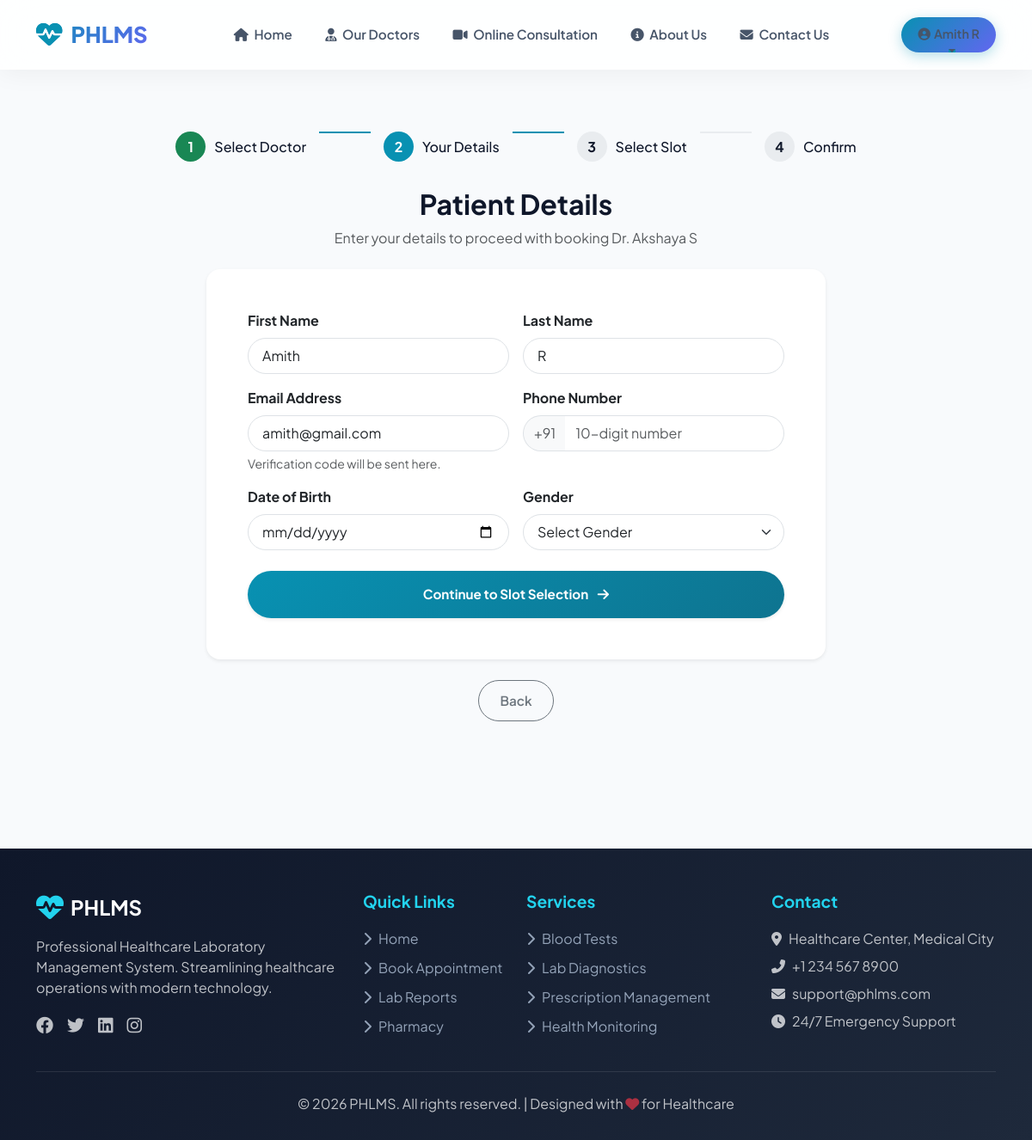
Screenshot of /patient/book/details/33/ (signed in) with the database file from the repository.
### core/models.py (models this page shows, shortened)
class User(AbstractUser):
    is_hospital_admin = models.BooleanField(default=False)
    is_doctor = models.BooleanField(default=False)
    is_patient = models.BooleanField(default=False)
    is_lab = models.BooleanField(default=False)
    is_pharmacy = models.BooleanField(default=False)
    is_staff_member = models.BooleanField(default=False)

class Doctor(models.Model):
    DEPARTMENT_CHOICES = [
        ('General Medicine', 'General Medicine'),
        ('Cardiology', 'Cardiology'),
        ('Neurology', 'Neurology'),
        ('Pediatrics', 'Pediatrics'),
        ('Orthopedics', 'Orthopedics'),
        ('Dermatology', 'Dermatology'),
        ('Ophthalmology', 'Ophthalmology'),
        ('ENT', 'ENT'),
        ('Gynecology', 'Gynecology'),
        ('Psychiatry', 'Psychiatry'),
        ('Physiotherapy', 'Physiotherapy'),
        ('Dental', 'Dental'),
        ('Emergency', 'Emergency'),
        ('Other', 'Other'),
    ]
    user = models.OneToOneField(User, on_delete=models.CASCADE, related_name='doctor_profile')
    hospital = models.ForeignKey(Hospital, on_delete=models.CASCADE)
    specialty = models.CharField(max_length=100)
    department = models.CharField(max_length=100, choices=DEPARTMENT_CHOICES, default='General Medicine', help_text="Doctor's department")
    image = models.ImageField(upload_to='doctors/', blank=True, null=True, help_text="Doctor's photo")
    qualification = models.CharField(max_length=200, blank=True, default='')
    experience = models.IntegerField(default=0, help_text="Years of experience")
    bio = models.TextField(blank=True, default='', help_text="Brief biography")
    available = models.BooleanField(default=True, help_text="Availability for appointments")
    available_days = models.CharField(max_length=100, default='Monday,Tuesday,Wednesday,Thursday,Friday',
        help_text="Days available (comma separated: Monday,Tuesday,Wednesday,Thursday,Friday,Saturday,Sunday)")
    available_start_time = models.TimeField(null=True, blank=True, help_text="Start of working hours")
    available_end_time = models.TimeField(null=True, blank=True, help_text="End of working hours")
    break_start_time = models.TimeField(null=True, blank=True, help_text="Start of break/ward rounds")
    break_end_time = models.TimeField(null=True, blank=True, help_text="End of break/ward rounds")
    max_appointments_per_day = models.IntegerField(default=10, help_text="Maximum appointments per day")
    appointment_fees = models.DecimalField(max_digits=10, decimal_places=2, default=0.00, help_text="Consultation fees")
    salary = models.DecimalField(max_digits=10, decimal_places=2, default=0.00)
    salary_frequency = models.CharField(max_length=20, choices=[('Monthly', 'Monthly'), ('Weekly', 'Weekly')], default='Monthly')

### core/views.py (the view, shortened to what this page needs)
# urls.py: path('patient/book/details/<int:doctor_id>/', views.book_patient_details, name='book_patient_details'),
def book_patient_details(request, doctor_id):
    try:
        doctor = Doctor.objects.get(id=doctor_id)
    except Doctor.DoesNotExist:
        messages.error(request, "Doctor not found.")
        return redirect('select_doctor')
    if request.user.is_authenticated and hasattr(request.user, 'patient_profile'):
        return redirect('select_slot', doctor_id=doctor_id)
    return render(request, 'core/book_patient_details.html', {'doctor': doctor})

### core/templates/core/book_patient_details.html (shortened to what this page needs)
{% extends 'core/base.html' %}
{% block content %}
<div class="container py-5">
    <div class="booking-steps">
        <div class="step completed">
            <div class="step-number">1</div>
            <div class="step-label">Select Doctor</div>
        </div>
        <div class="step-connector"></div>
        <div class="step active">
            <div class="step-number">2</div>
            <div class="step-label">Your Details</div>
        </div>
        <div class="step-connector"></div>
        <div class="step">
            <div class="step-number">3</div>
            <div class="step-label">Select Slot</div>
        </div>
        <div class="step-connector"></div>
        <div class="step">
            <div class="step-number">4</div>
            <div class="step-label">Confirm</div>
        </div>
    </div>
    <div class="text-center mb-4">
        <h2 class="fw-bold">Patient Details</h2>
        <p class="text-muted">Enter your details to proceed with booking Dr. {{ doctor.user.get_full_name }}</p>
    </div>
    <div class="row justify-content-center">
        <div class="col-lg-8">
            <div class="card border-0 shadow-sm rounded-4">
                <div class="card-body p-5">
                    <form method="post">
                        <div class="row g-3">
                            <div class="col-md-6">
                                <label class="form-label fw-bold">First Name</label>
                                <input type="text" class="form-control rounded-pill py-2 px-3" name="first_name"
                                    required value="{{ user.first_name }}">
                            </div>
                            <div class="col-md-6">
                                <label class="form-label fw-bold">Last Name</label>
                                <input type="text" class="form-control rounded-pill py-2 px-3" name="last_name"
                                    value="{{ user.last_name }}">
                            </div>
                            <div class="col-md-6">
                                <label class="form-label fw-bold">Email Address</label>
                                <input type="email" class="form-control rounded-pill py-2 px-3" name="email" required
                                    value="{{ user.email }}">
                                <div class="form-text">Verification code will be sent here.</div>
                            </div>
                            <div class="col-md-6">
                                <label class="form-label fw-bold">Phone Number</label>
                                <div class="input-group">
                                    <span
                                        class="input-group-text rounded-start-pill bg-light border-end-0 text-muted">+91</span>
                                    <input type="tel" class="form-control rounded-end-pill py-2 border-start-0"
                                        name="phone" pattern="[0-9]{10}" maxlength="10" placeholder="10-digit number"
                                        required
                                        value="{% if user.is_authenticated %}{{ user.patient_profile.phone }}{% endif %}">
                                </div>
                            </div>
                            <div class="col-md-6">
                                <label class="form-label fw-bold">Date of Birth</label>
                                <input type="date" class="form-control rounded-pill py-2 px-3" name="date_of_birth"
                                    required max="{% now 'Y-m-d' %}"
                                    value="{% if user.is_authenticated and user.patient_profile.date_of_birth %}{{ user.patient_profile.date_of_birth|date:'Y-m-d' }}{% endif %}">
                            </div>
                            <div class="col-md-6">
                                <label class="form-label fw-bold">Gender</label>
                                <select class="form-select rounded-pill py-2 px-3" name="gender" required>
                                    <option value="" selected disabled>Select Gender</option>
                                </select>
                            </div>
                            <div class="col-12 mt-4">
                                <button type="submit" class="btn btn-primary rounded-pill w-100 py-3 fw-bold shadow-sm">
                                    Continue to Slot Selection <i class="fas fa-arrow-right ms-2"></i>
                                </button>
                            </div>
                        </div>
                    </form>
                </div>
            </div>
            <div class="text-center mt-4">
                <a href="{% url 'select_doctor' %}" class="btn btn-outline-secondary rounded-pill px-4"> Back</a>
            </div>
        </div>
    </div>
</div>
{% endblock %}

### core/templates/core/base.html (shortened to what this page needs)
<!DOCTYPE html>
<html lang="en">
<head>
    <link href="https://cdn.jsdelivr.net/npm/bootstrap@5.3.0/dist/css/bootstrap.min.css" rel="stylesheet">
    <link rel="stylesheet" href="https://cdnjs.cloudflare.com/ajax/libs/font-awesome/6.4.0/css/all.min.css">
</head>
<body>
    <div class="toast-container position-fixed bottom-0 end-0 p-3" id="toastContainer" style="z-index: 1055;"></div>
    <nav class="navbar navbar-expand-lg mb-0 py-3 sticky-top">
        <div class="container">
            <a class="navbar-brand" href="{% url 'home' %}">
                <i class="fas fa-heartbeat"></i> PHLMS
            </a>
            <div class="collapse navbar-collapse" id="navbarNav">
                <ul class="navbar-nav mx-auto align-items-center">
                    <li class="nav-item"><a class="nav-link" href="{% url 'home' %}"><i class="fas fa-home me-1"></i>
                            Home</a></li>
                    <li class="nav-item"><a class="nav-link" href="#doctors"><i class="fas fa-user-md me-1"></i> Our
                            Doctors</a></li>
                    <li class="nav-item"><a class="nav-link"
                            href="{% if user.is_authenticated %}{% url 'select_doctor' %}{% else %}{% url 'login' %}?next={% url 'select_doctor' %}{% endif %}"><i
                                class="fas fa-video me-1"></i> Online Consultation</a></li>
                    <li class="nav-item"><a class="nav-link" href="{% url 'about' %}"><i
                                class="fas fa-info-circle me-1"></i> About Us</a></li>
                    <li class="nav-item"><a class="nav-link" href="{% url 'contact' %}"><i
                                class="fas fa-envelope me-1"></i> Contact Us</a></li>
                </ul>
                <ul class="navbar-nav align-items-center">
                    {% if user.is_authenticated and not user.is_superuser %}
                    <li class="nav-item dropdown">
                        <a class="nav-link user-dropdown dropdown-toggle" href="#" id="navbarDropdown" role="button"
                            data-bs-toggle="dropdown" aria-expanded="false">
                            <i class="fas fa-user-circle me-1"></i>{{ user.get_full_name|default:user.username }}
                        </a>
                    </li>
                    {% else %}
                    <li class="nav-item"><a class="nav-link btn btn-primary text-white ms-2" href="{% url 'login' %}"><i
                                class="fas fa-sign-in-alt me-1"></i> Login</a></li>
                    {% endif %}
                </ul>
            </div>
        </div>
    </nav>
    <div class="container main-content pt-4">
        {% block content %}{% endblock %}
    </div>
    <footer class="site-footer">
        <div class="container">
            <div class="row g-4">
                <div class="col-lg-4">
                    <div class="d-flex align-items-center gap-2 mb-3">
                        <i class="fas fa-heartbeat fa-2x" style="color: var(--primary-light);"></i>
                        <span class="fw-bold fs-4">
                            {% if hospital %}
                            {{ hospital.name }}
                            {% elif user.is_authenticated and user.is_hospital_admin and user.hospital_profile %}
                            {{ user.hospital_profile.name }}
                            {% else %}
                            PHLMS
                            {% endif %}
                        </span>
                    </div>
                    <p class="text-light opacity-75">
                        {% if hospital and hospital.address %}
                        {{ hospital.address }}
                        {% elif user.is_authenticated and user.is_hospital_admin and user.hospital_profile.address %}
                        {{ user.hospital_profile.address }}
                        {% else %}
                        Professional Healthcare Laboratory Management System. Streamlining healthcare operations with
                        modern technology.
                        {% endif %}
                    </p>
                    <div class="d-flex gap-3 mt-3">
                        <a href="#" class="text-light opacity-75 fs-5"><i class="fab fa-facebook"></i></a>
                        <a href="#" class="text-light opacity-75 fs-5"><i class="fab fa-twitter"></i></a>
                        <a href="#" class="text-light opacity-75 fs-5"><i class="fab fa-linkedin"></i></a>
                        <a href="#" class="text-light opacity-75 fs-5"><i class="fab fa-instagram"></i></a>
                    </div>
                </div>
                <div class="col-lg-2">
                    <h6 class="footer-title">Quick Links</h6>
                    <a href="{% url 'home' %}" class="footer-link"><i class="fas fa-chevron-right me-2"></i>Home</a>
                    <a href="{% url 'select_doctor' %}" class="footer-link"><i
                            class="fas fa-chevron-right me-2"></i>Book Appointment</a>
                    <a href="{% url 'lab_dashboard' %}" class="footer-link"><i class="fas fa-chevron-right me-2"></i>Lab
                        Reports</a>
                    <a href="{% url 'pharmacy_dashboard' %}" class="footer-link"><i
                            class="fas fa-chevron-right me-2"></i>Pharmacy</a>
                </div>
                <div class="col-lg-3">
                    <h6 class="footer-title">Services</h6>
                    <a href="#" class="footer-link"><i class="fas fa-chevron-right me-2"></i>Blood Tests</a>
                    <a href="#" class="footer-link"><i class="fas fa-chevron-right me-2"></i>Lab Diagnostics</a>
                    <a href="#" class="footer-link"><i class="fas fa-chevron-right me-2"></i>Prescription Management</a>
                    <a href="#" class="footer-link"><i class="fas fa-chevron-right me-2"></i>Health Monitoring</a>
                </div>
                <div class="col-lg-3">
                    <h6 class="footer-title">Contact</h6>
                    {% if hospital %}
                    <p class="text-light opacity-75 mb-2"><i class="fas fa-map-marker-alt me-2"></i>{{ hospital.address }}</p>
                    <p class="text-light opacity-75 mb-2"><i class="fas fa-envelope me-2"></i>{{ hospital.user.email }}
                    </p>
                    {% elif user.is_authenticated and user.is_hospital_admin and user.hospital_profile %}
                    <p class="text-light opacity-75 mb-2"><i class="fas fa-map-marker-alt me-2"></i>{{ user.hospital_profile.address }}</p>
                    <p class="text-light opacity-75 mb-2"><i class="fas fa-envelope me-2"></i>{{ user.email }}</p>
                    {% else %}
                    <p class="text-light opacity-75 mb-2"><i class="fas fa-map-marker-alt me-2"></i>Healthcare Center,
                        Medical City</p>
                    <p class="text-light opacity-75 mb-2"><i class="fas fa-phone-alt me-2"></i>+1 234 567 8900</p>
                    <p class="text-light opacity-75 mb-2"><i class="fas fa-envelope me-2"></i>support@phlms.com</p>
                    {% endif %}
                    <p class="text-light opacity-75"><i class="fas fa-clock me-2"></i>24/7 Emergency Support</p>
                </div>
            </div>
            <div class="footer-bottom text-center">
                <p class="mb-0 text-light opacity-75">&copy; 2026 PHLMS. All rights reserved. | Designed with <i
                        class="fas fa-heart text-danger"></i> for Healthcare</p>
            </div>
        </div>
    </footer>
</body>
</html>

### rows the page displays
User: get_full_name "Amith R", first_name "Amith", last_name "R", email "amith@gmail.com"
Doctor: user.get_full_name "Akshaya S"
